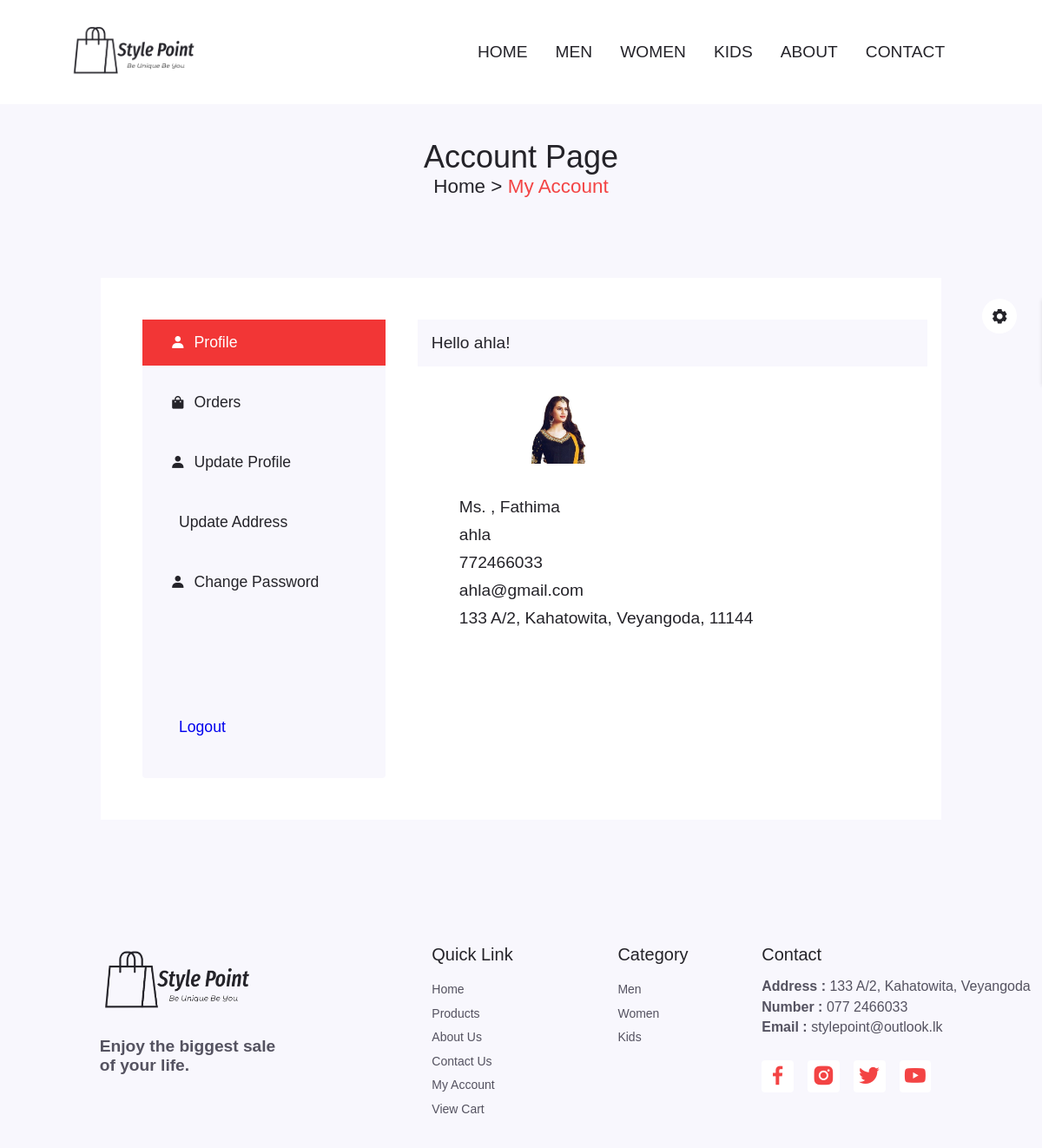
The app's page /account.php (signed in) with its own data.
### tables this page shows
CREATE TABLE `users` (
  `u_ID` int(100) NOT NULL,
  `first_Name` varchar(100) NOT NULL,
  `last_Name` varchar(100) NOT NULL,
  `email` varchar(100) NOT NULL,
  `number` int(100) NOT NULL,
  `password` varchar(100) NOT NULL,
  `address` varchar(100) NOT NULL,
  `image` varchar(100) NOT NULL
);

### account.php (the view, shortened to what this page needs)
<?php
include 'components/connect.php';
if(isset($_SESSION['user_id'])){
    $user_id = $_SESSION['user_id'];
}else{
    $user_id = '';
    header('location:login.php');
};
?>
<!DOCTYPE html>
<html lang="en">
    <head>
        <link rel="stylesheet" href="css/swiper-bundle.min.css">
        <link rel="stylesheet" href="css/style.css">
        <link rel="stylesheet" class="js-color-style" href="css/colors/color-1.css">
        <link href="https://cdn.jsdelivr.net/npm/remixicon@3.2.0/fonts/remixicon.css" rel="stylesheet">
        <link href='https://unpkg.com/boxicons@2.1.4/css/boxicons.min.css' rel='stylesheet'>
        <link href="/website/css/uicons-bold-rounded.css" rel="stylesheet">
        <link rel="stylesheet" href="">
    </head>
    <body>
        <?php include 'components/user_header.php'; ?>
        <main class="main">
        <section class="accounts section container">
            <h2 class="breadcrumb__title">Account Page</h2>
            <h3 class="breadcrumb__subtitle">Home > <span> My Account</span></h3><br><br>
            <div class="accounts__container grid">
                <div class="accounts__tabs">
                    <p class="accounts__tab active__tab" data-target="#profile">
                        <i class='bx bxs-user'></i> Profile
                    </p>
                    <p class="accounts__tab" data-target="#orders">
                        <i class='bx bxs-shopping-bag'></i> Orders
                    </p>
                    <p class="accounts__tab" data-target="#update-profile">
                        <i class='bx bxs-user'></i> Update Profile
                    </p>
                    <p class="accounts__tab" data-target="#address">
                        <i class="ri-map-pin-fill"></i> Update Address
                    </p>
                    <p class="accounts__tab" data-target="#change-password">
                        <i class='bx bxs-user'></i> Change Password
                    </p>
                    <p class="accounts__tab log-out">
                        <i class="ri-logout-box-r-fill"></i><a href="components/user_logout.php" onclick="return confirm('logout from this website?');">Logout</a>
                    </p>
                </div>
                <div class="tabs__content">
                    <div class="tab__content active__tab" content id="profile">
                        <?php
                            $select_profile = $conn->prepare("SELECT * FROM `users` WHERE u_ID = ?");
                            $select_profile->execute([$user_id]);
                            if($select_profile->rowCount() > 0){
                            $fetch_profile = $select_profile->fetch(PDO::FETCH_ASSOC);
                        ?>
                        <h3 class="tab__header">Hello <span><?= $fetch_profile['last_Name']; ?>!</h3>
                        <div class="tab__body">
                            <p class="user__details">
                                <img src="uploaded_img/<?= $fetch_profile['image']; ?>" class="user__img" alt="">
                                <p class="user__detail"><i class="ri-user-line user__icon"></i><span><?= $fetch_profile['first_Name']; ?></span></p>
                                <p class="user__detail"><i class="ri-user-line user__icon"></i><span><?= $fetch_profile['last_Name']; ?></span></p>
                                <p class="user__detail"><i class="ri-phone-line user__icon"></i><span><?= $fetch_profile['number']; ?></span></p>
                                <p class="user__detail"><i class="ri-mail-line user__icon"></i><span><?= $fetch_profile['email']; ?></span></p>
                                <p class="user__detail"><i class="ri-map-pin-line user__icon"></i><span><?= $fetch_profile['address']; ?></span></p>
                            </p>
                        <?php
                            }
                        ?>
                        </div>
                    </div>
                </div>
            </div>
        </section>
        </main>
        <?php include 'components/user_footer.php'; ?>
    </body>
</html>

### css/style.css (style rules this page uses)
:root { --header-height: 3.5rem; --hue: 0; --first-color: hsl(var(--hue), 88%, 61%); --first-color-alt: hsl(var(--hue), 88%, 58%); --title-color: hsl(250, 8%, 15%); --text-color: hsl(250, 8%, 35%); --body-color: hsl(250, 60%, 98%); --container-color: #fff; --shadow: hsla(0, 0%, 15%, .1); --scroll-bar-color: hsl(250, 12%, 90%); --scroll-thumb-color: hsl(250, 12%, 80%); --border-color-alt: hsl(113, 13%, 90%); --body-font: 'Roboto Slab', sans-serif; --bigest-font-size: 4rem; --h1-font-size: 2.25rem; --h2-font-size: 1.5rem; --h3-font-size: 1.25rem; --normal-font-size: 1.2rem; --small-font-size: .875rem; --smaller-font-size: .813rem; --font-medium: 500; --font-bold: 600; --mb-0-5: .5rem; --mb-0-75: .75rem; --mb-1: 1rem; --mb-1-5: 1.5rem; --mb-2: 2rem; --mb-2-5: 2.5rem; --mb-3: 3rem; --z-tooltip: 10; --z-fixed: 100; }
* { box-sizing: border-box; margin: 0; padding: 0; }
html { scroll-behavior: smooth; }
body, button, input { font-family: var(--body-font); font-size: var(--normal-font-size); }
body { background-color: var(--body-color); color: var(--text-color); }
h1, h2, h3, h4 { color: var(--title-color); font-weight: var(--font-medium); }
a { text-decoration: none; }
img { max-width: 100%; height: auto; }
.section { padding: 7rem 0 2rem; }
.section__title, .breadcrumb__title { font-size: var(--h1-font-size); }
.section__title, .breadcrumb__subtitle { margin-bottom: var(--mb-3); }
.section__title, .breadcrumb__title, .breadcrumb__subtitle { text-align: center; }
.breadcrumb__subtitle span { color: var(--first-color); }
.container { max-width: 968px; margin-left: auto; margin-right: auto; padding-top: 10rem; }
.grid { display: grid; }
.accounts__container { grid-template-columns: 4fr 8fr; background-color: var(--container-color); padding-top: 3rem; padding-left: 1rem; padding-right: 1rem; padding-bottom: 3rem; }
.accounts__tabs { border-radius: 0.25rem; display: flex; flex-direction: column; height: 33rem; margin-left: 2rem; gap: 1rem; align-items: left; position: relative; transition: all 300ms ease; background-color: var(--body-color); cursor: pointer; }
.accounts__tab { padding: 1rem 2rem; color: var(--title-color); font-size: 1.1rem; display: flex; align-items: center; column-gap: .625rem; }
.accounts__tab:last-child { position: absolute; bottom: 2rem; width: 100%; }
.accounts__tab.active__tab { background: var(--first-color-alt); color: #fff; }
.tab__content { margin-left: 2.3rem; font-size: 1rem; }
.tab__header { background-color: var(--body-color); padding: 1rem; font-size: var(--normal-font-size); }
.tab__body { padding: 1.1rem; }
.user__details { text-align: left; }
.user__img { width: 50%; height: 5rem; object-fit: contain; margin-bottom: 1rem; }
.user__detail { padding:1rem 0; line-height: 1.5; color: var(--title-color); font-size: var(--normal-font-size); height: 2rem; }
.tab__body { padding: 2rem; }

### css/colors/color-1.css (style rules this page uses)
:root { --hue: 0; --first-color: hsl(var(--hue), 88%, 61%); --first-color-alt: hsl(var(--hue), 88%, 58%) }

### records on screen
users: last_Name "ahla", image (picture), first_Name "Ms. , Fathima", number "772466033", email "ahla@gmail.com", address "133 A/2, Kahatowita, Veyangoda, 11144"
